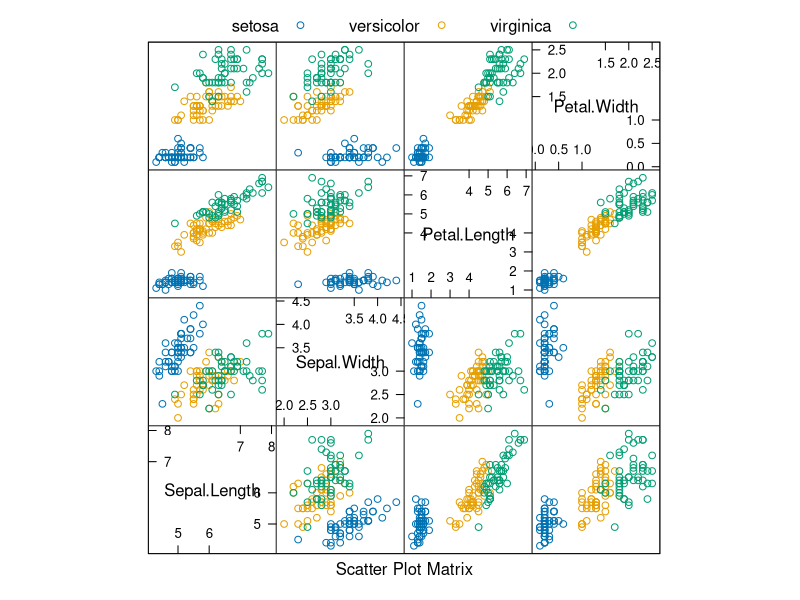
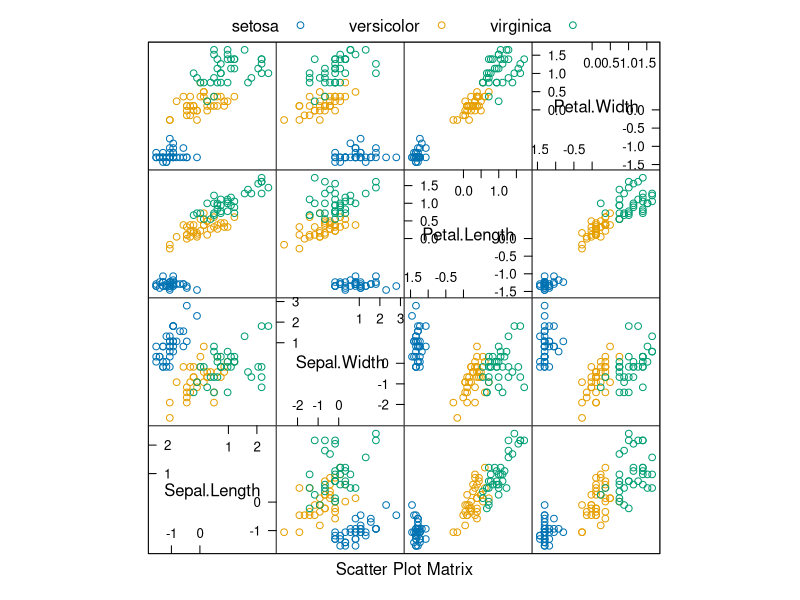

These figures' R source, in order: (Note: this script raises an error after producing the figures.)
library("caret")
set.seed(42)

# The iris dataset
data(iris)

head(iris)

summary(iris)

# look at the data
featurePlot(x = iris[, 1:4],
            y = iris$Species,
            plot = "pairs",
            ## Add a key at the top
            auto.key = list(columns = 3))

# seperate train and test
trainIndex <- createDataPartition(iris$Species,   # data labels
                                  p = .7,         # percentage used for training
                                  list = FALSE,   # return matrix instead of list
                                  times = 1)      # how many slices?
head(trainIndex)

# training data
train_data <- iris[trainIndex,1:4]
train_labels <- iris[trainIndex,5]

# test data
test_data <- iris[-trainIndex,1:4]
test_labels <- iris[-trainIndex,5]

table(train_labels)

table(test_labels)# pre process the data

preprocess_methods <- c("center", "scale")

# determine transformation values
preprocess <- preProcess(train_data,
                         method=preprocess_methods)
help(preProcess)

# apply transformation values
train_data.pre <- predict(preprocess, train_data)
test_data.pre <- predict(preprocess, test_data)

summary(train_data)
summary(train_data.pre)

featurePlot(x = train_data.pre,
            y = train_labels,
            plot = "pairs",
            ## Add a key at the top
            auto.key = list(columns = 3))

# train the model

# resampling methods / counts
train_control <- trainControl(method = "repeatedcv", # type of resampling
                              number = 10,           # number of folds
                              repeats = 2)           # repeats of whole process

# train a random forest
train_model.rf <- train(x=train_data.pre,      # data
                        y=train_labels,           # labels
                        method="rf",              # classification method
                        trControl=train_control,  # train control
                        metric="Accuracy",        # metric to determine best model
                        tuneLength=3)             # how many tuning parameters to try

train_model.rf

names(train_model.rf)

# train penalized logistic regression
train_model.plr <- train(x=train_data.pre,
                         y=train_labels,
                         method="plr",
                         trControl=train_control,
                         metric="Accuracy",
                         tuneLength=3)

train_model.plr

# results of the "best" model
train_model.rf$finalModel
train_model.plr$finalModel

# dive into the final model
class(train_model.rf$finalModel)
names(train_model.rf$finalModel)

plot(train_model.rf$finalModel)

class(train_model.plr$finalModel)
names(train_model.plr$finalModel)

# apply to test data
results.rf <- predict(train_model.rf, test_data.pre)
results.plr <- predict(train_model.plr, test_data.pre)

# side by side results
View(data.frame(test_labels,
                results.rf,
                results.plr))

# stats for the results
confusionMatrix(data=results.rf,
                reference=test_labels)

confusionMatrix(data=results.plr,
                reference=test_labels)

# variable importance
varImp(train_model.rf)

train_model.rf$finalModel$importance



